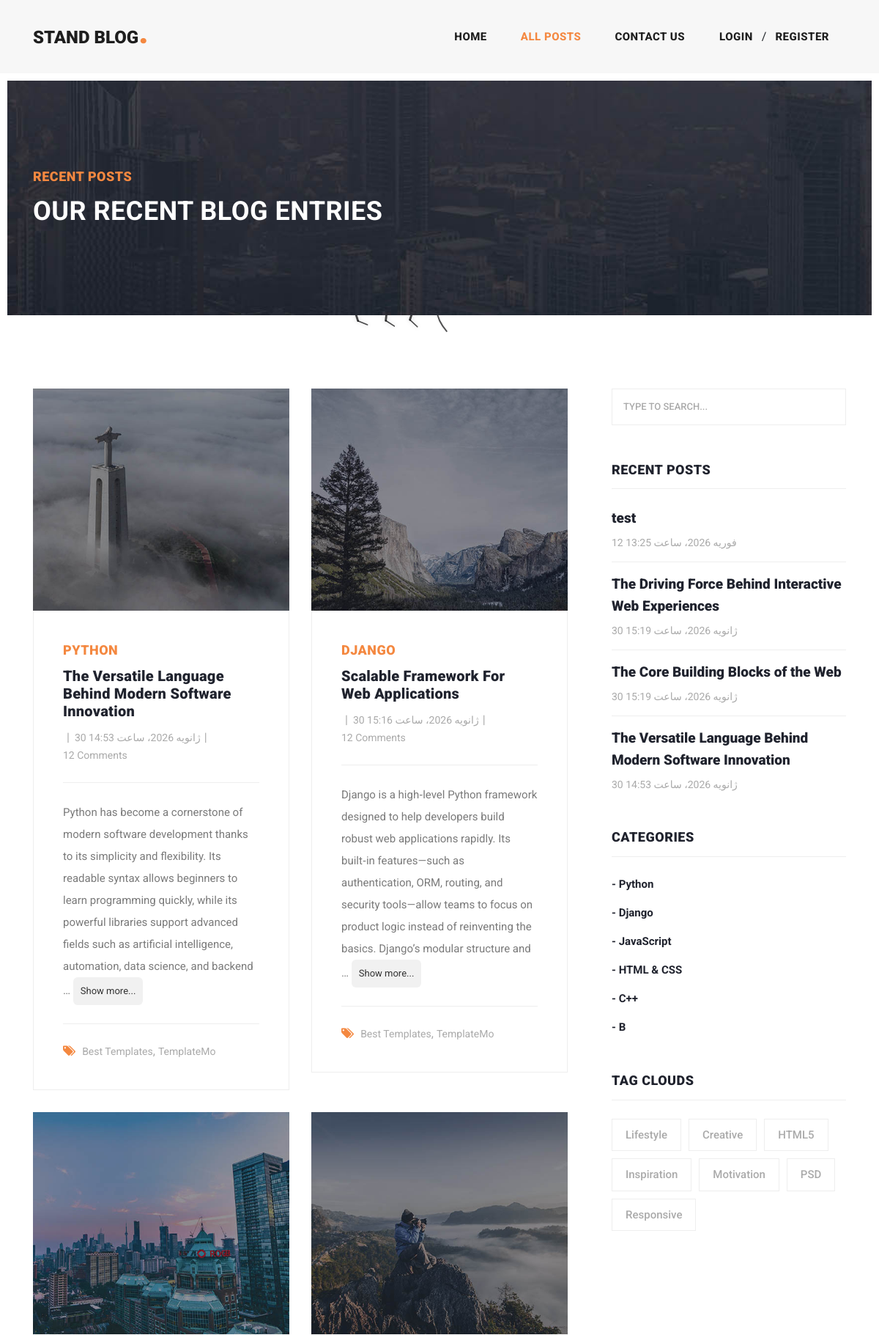
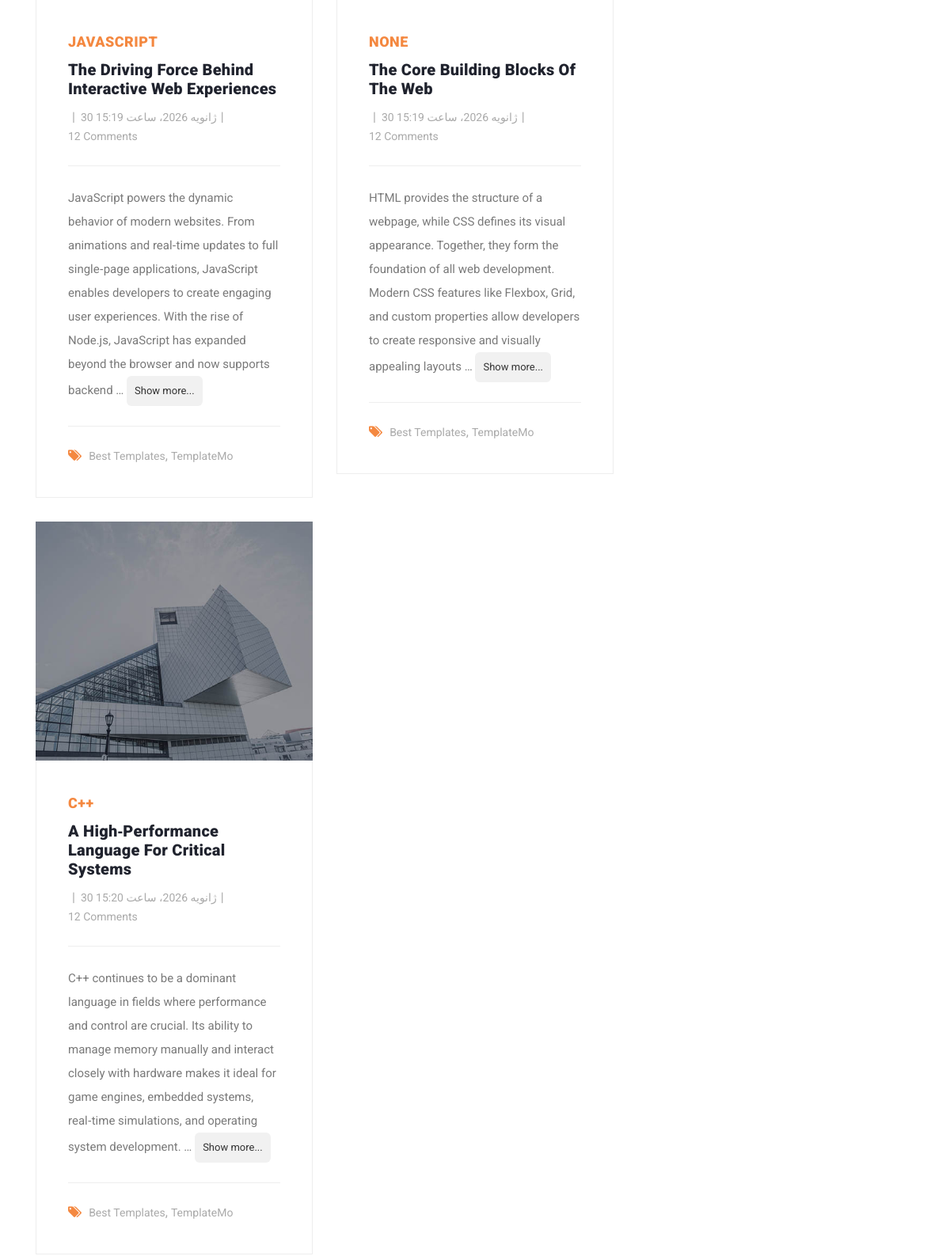
/posts/list (upper part), run on the app's committed database (2 pictures, top to bottom).
### post_app/models.py (models this page shows, shortened)
class Post(models.Model):
    author = models.ForeignKey(User, on_delete=models.CASCADE, verbose_name="نویسنده")
    category = models.ManyToManyField(Category, verbose_name="دسته بندی")
    title = models.CharField(verbose_name="عنوان")
    content = models.TextField(verbose_name="متن")
    image = models.ImageField(upload_to="images/post", verbose_name="تصویر")
    created = models.DateTimeField(auto_now_add=True, verbose_name="زمان ایجاد")
    updated = models.DateTimeField(auto_now=True, verbose_name="زمان ادیت ")
    slug = models.SlugField(unique=True, blank=True)
    def get_absolute_url(self):
        return reverse("post:post_detail", kwargs={"slug": self.slug})
    from django.utils.html import format_html
    def show_image(self):
        if self.image:
            return format_html('<img src="{}" width="50" height="60" />', self.image.url)
        return "No Image"
    show_image.short_description = "Image"
    class Meta:
        verbose_name = "پست"
        verbose_name_plural = "پست ها"

class Category(models.Model):
    title = models.CharField(max_length=100, verbose_name="عنوان")
    created = models.DateTimeField(auto_now_add=True, verbose_name="زمان ایجاد")
    def __str__(self):
        return f"{self.title}"
    class Meta:
        verbose_name = "دسته بندی"
        verbose_name_plural = "دسته بندی ها"

### post_app/views.py (the view)
# urls.py: path('list', views.post_list, name="post_list"),
def post_list(request):
    posts = Post.objects.all()
    page_number = request.GET.get('page')
    paginator = Paginator(posts, 5)
    page_obj = paginator.get_page(page_number)
    page_limit = 3
    current_page = page_obj.number
    total_pages = paginator.num_pages
    start_page = max(current_page - 1, 1)
    end_page = min(start_page + page_limit - 1, total_pages)
    if end_page - start_page < page_limit:
        start_page = max(end_page - page_limit + 1, 1)
    page_range = range(start_page, end_page + 1)
    return render(request, "post_app/posts_list.html", {"posts": page_obj, "page_range": page_range})

### context_processors/context_processors.py (called while the page is built)
def recent_posts(request):
    recent_post = Post.objects.order_by('-updated')[:4]
    return {'recent_post': recent_post }

def categories(request):
    categories = Category.objects.all()
    return {'categories': categories }

### post_app/templates/post_app/posts_list.html (shortened to what this page needs)
{% extends "base.html" %}
{% load static %}
{% block content %}
    <div class="heading-page header-text">
        <section class="page-heading">
            <div class="container">
                <div class="row">
                    <div class="col-lg-12">
                        <div class="text-content">
                            <h4>Recent Posts</h4>
                            <h2>Our Recent Blog Entries</h2>
                        </div>
                    </div>
                </div>
            </div>
        </section>
    </div>
    <section class="blog-posts grid-system">
        <div class="container">
            <div class="row">
                <div class="col-lg-8">
                    <div class="all-blog-posts">
                        <div class="row">
                            {% for post in posts %}
                                <div class="col-lg-6">
                                    <div class="blog-post">
                                        <div class="blog-thumb">
                                            <img src={{ post.image.url }} alt="">
                                        </div>
                                        <div class="down-content">
                                            <span>{{ post.category.all.first }}</span>
                                            <a href="{{ post.get_absolute_url }}"><h4>{{ post.title }}</h4></a>
                                            <ul class="post-info">
                                                <li><a href="#">{{ post.author.get_full_name }}</a></li>
                                                <li><a href="#">{{ post.created }}</a></li>
                                                <li><a href="#">12 Comments</a></li>
                                            </ul>
                                            <p >
                                                {{ post.content|truncatewords:40 }}
                                                <a href="{{ post.get_absolute_url }}" class="show-more">Show more...</a>
                                            </p>
                                            <div class="post-options">
                                                <div class="row">
                                                    <div class="col-lg-12">
                                                        <ul class="post-tags">
                                                            <li><i class="fa fa-tags"></i></li>
                                                            <li><a href="#">Best Templates</a>,</li>
                                                            <li><a href="#">TemplateMo</a></li>
                                                        </ul>
                                                    </div>
                                                </div>
                                            </div>
                                        </div>
                                    </div>
                                </div>
                            {% endfor %}
                        </div>
                    </div>
                </div>
                {% include "includes/sidebar.html" %}
            </div>
        </div>
    </section>
{% endblock %}

### templates/base.html (shortened to what this page needs)
{% load static %}
<!DOCTYPE html>
<html lang="en">
<head>
    {% include "includes/head_base.html" %}
</head>
<body>
<header class="header-area">
    {% include "includes/Header_base.html" %}
</header>
{% block content %}
{% endblock %}
</body>
</html>

### templates/includes/head_base.html (shortened to what this page needs)
{% load static %}
<link href="{% static "vendor/bootstrap/css/bootstrap.min.css" %}" rel="stylesheet">
<link rel="stylesheet" href="{% static 'css/fontawesome.css' %}">
<link rel="stylesheet" href="{% static 'css/custom.css' %}">
<link rel="stylesheet" href="{% static 'css/templatemo-stand-blog.css' %}">
<link rel="stylesheet" href="{% static 'css/owl.css' %}">

### templates/includes/Header_base.html (shortened to what this page needs)
{% load static %}
<nav class="navbar navbar-expand-lg">
    <div class="container">
        <a class="navbar-brand" href="{% url 'home_app:home' %}">
            <h2>Stand Blog<em>.</em></h2>
        </a>
        <div class="collapse navbar-collapse" id="navbarResponsive">
            <ul class="navbar-nav ml-auto align-items-center">
                <li class="nav-item {% if request.resolver_match.url_name ==  "home" %} active {% endif %}">
                    <a class="nav-link" href="{% url 'home_app:home' %}">Home</a>
                </li>
                <li class="nav-item {% if request.resolver_match.url_name ==  "post_list" %} active {% endif %}">
                    <a class="nav-link" href="{% url "post:post_list" %}">All Posts </a>
                </li>
                <li class="nav-item">
                    <a class="nav-link" href="{% url "post:contact_form" %}">Contact Us</a>
                </li>
                <li class="nav-item ml-lg-3">
                    {% if request.user.is_authenticated %}
                        <div class="dropdown custom-dropdown">
                            <a class="nav-link dropdown-toggle d-flex align-items-center" href="#" id="userMenu"
                               role="button" data-toggle="dropdown" aria-haspopup="true" aria-expanded="false">
                                <div class="nav-profile-img">
                                    {% if user.profile.image %}
                                        <img src="{{ user.profile.image.url }}" alt="user">
                                    {% else %}
                                        <img src="{% static 'images/icons/images.jpg' %}" alt="default">
                                    {% endif %}
                                </div>
                                <span class="nav-username">
                                        {% if request.user.first_name %}{{ request.user.first_name }}{% else %}
                                            {{ request.user.username }}{% endif %}
                                    </span>
                            </a>
                            <div class="dropdown-menu dropdown-menu-right" aria-labelledby="userMenu">
                                <h6 class="dropdown-header">Account Management</h6>
                                <a class="dropdown-item" href="{% url "account_app:edit" %}">
                                    <i class="fa fa-user-o"></i> My Profile
                                </a>
                                <a class="dropdown-item" href="#">
                                    <i class="fa fa-edit"></i> Write a Post
                                </a>
                                <div class="dropdown-divider"></div>
                                <a class="dropdown-item text-danger" href="{% url 'account_app:logout' %}">
                                    <i class="fa fa-sign-out"></i> Sign Out
                                </a>
                            </div>
                        </div>
                    {% else %}
                        <div class="d-flex align-items-center auth-links">
                            <a class="nav-link" href="{% url 'account_app:login' %}">Login</a>
                            <span class="mx-1">/</span>
                            <a class="nav-link" href="{% url 'account_app:register' %}">Register</a>
                        </div>
                    {% endif %}
                </li>
            </ul>
        </div>
    </div>
</nav>

### templates/includes/sidebar.html
<div class="col-lg-4">
    <div class="sidebar">
        <div class="row">
            <div class="col-lg-12">
                <div class="sidebar-item search">
                    <form id="search_form" name="gs" method="GET" action="{% url "post:search_list" %}">
                        <input type="text" name="q" class="searchText" placeholder="type to search..."
                               autocomplete="on" value="{% if request.GET.q %}{{ request.GET.q }}{% endif %}">
                    </form>
                </div>
            </div>
            <div class="col-lg-12">
                <div class="sidebar-item recent-posts">
                    <div class="sidebar-heading">
                        <h2>Recent Posts</h2>
                    </div>
                    <div class="content">
                        <ul>
                            {% for rec in recent_post %}
                                <li><a href="{% url 'post:post_detail' rec.slug %}">
                                    <h5>{{ rec.title }}</h5>
                                    <span>{{ rec.created }}</span>
                                </a></li>
                            {% endfor %}
                        </ul>
                    </div>
                </div>
            </div>
            <div class="col-lg-12">
                <div class="sidebar-item categories">
                    <div class="sidebar-heading">
                        <h2>Categories</h2>
                    </div>
                    <div class="content">
                        <ul>
                            {% for cat in categories %}
                            <li><a href="{% url "post:category_detail" cat.id %}">- {{ cat.title }}</a></li>
                            {% endfor %}
                        </ul>
                    </div>
                </div>
            </div>
            <div class="col-lg-12">
                <div class="sidebar-item tags">
                    <div class="sidebar-heading">
                        <h2>Tag Clouds</h2>
                    </div>
                    <div class="content">
                        <ul>
                            <li><a href="#">Lifestyle</a></li>
                            <li><a href="#">Creative</a></li>
                            <li><a href="#">HTML5</a></li>
                            <li><a href="#">Inspiration</a></li>
                            <li><a href="#">Motivation</a></li>
                            <li><a href="#">PSD</a></li>
                            <li><a href="#">Responsive</a></li>
                        </ul>
                    </div>
                </div>
            </div>
        </div>
    </div>
</div>

### templates/includes/footer_base.html (shortened to what this page needs)
{% load static %}

### data on the page
Post: image (picture), category.all.first "PYTHON", title "The Versatile Language Behind Modern Software Innovation", created "30 ژانویه 2026، ساعت 14:53", content "Python has become a cornerstone of modern software development thanks to its simplicity and flexibility. Its readable syntax allows beginners to learn programming quickly, while its powerful libraries support advanced fields such as artificial intelligence, automation, data science, and backend …"
Post: image (picture), category.all.first "DJANGO", title "Scalable Framework For Web Applications", created "30 ژانویه 2026، ساعت 15:16", content "Django is a high‑level Python framework designed to help developers build robust web applications rapidly. Its built‑in features—such as authentication, ORM, routing, and security tools—allow teams to focus on product logic instead of reinventing the basics. Django’s modular structure and …"
Post: image (picture), category.all.first "JAVASCRIPT", title "The Driving Force Behind Interactive Web Experiences", created "30 ژانویه 2026، ساعت 15:19", content "JavaScript powers the dynamic behavior of modern websites. From animations and real‑time updates to full single‑page applications, JavaScript enables developers to create engaging user experiences. With the rise of Node.js, JavaScript has expanded beyond the browser and now supports backend …"
Post: image (picture), category.all.first "NONE", title "The Core Building Blocks Of The Web", created "30 ژانویه 2026، ساعت 15:19", content "HTML provides the structure of a webpage, while CSS defines its visual appearance. Together, they form the foundation of all web development. Modern CSS features like Flexbox, Grid, and custom properties allow developers to create responsive and visually appealing layouts …", title "The Core Building Blocks of the Web"
Post: image (picture), category.all.first "C++", title "A High‑Performance Language For Critical Systems", created "30 ژانویه 2026، ساعت 15:20", content "C++ continues to be a dominant language in fields where performance and control are crucial. Its ability to manage memory manually and interact closely with hardware makes it ideal for game engines, embedded systems, real‑time simulations, and operating system development. …"
Post: title "test", created "12 فوریه 2026، ساعت 13:25"
Category: title "Python"
Category: title "Django"
Category: title "JavaScript"
Category: title "HTML & CSS"
Category: title "C++"
Category: title "B"
